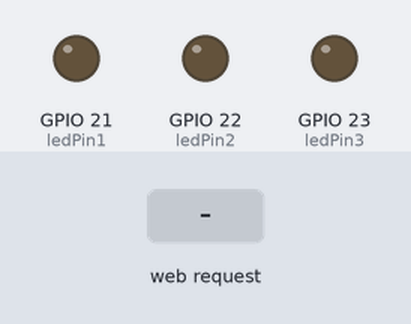
Simulated run of this sketch. Board: ESP32. Parts: output pins drawn as LEDs (lit = HIGH). The inputs (shaded band) are chosen by the test bench. WiFi joins after 1.5 s; servers stay silent unless stated; what the sketch prints to the serial monitor is not drawn.

Above: at 3.3 s.
3.4 s: HTTP request GET /on1 received
At 4.0 s:
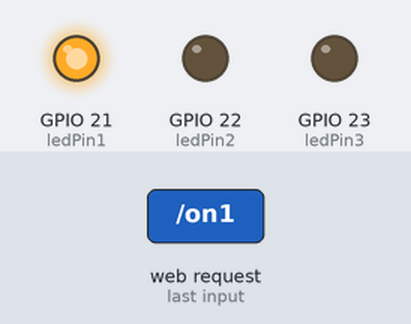
4.9 s: HTTP request GET /on2 received
At 6.1 s:
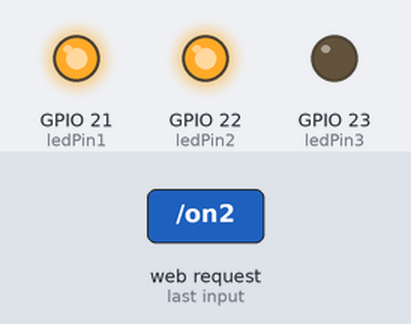
6.4 s: HTTP request GET /off1 received
At 7.5 s:
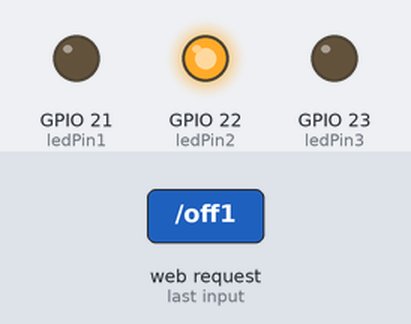
7.9 s: HTTP request GET /on3 received
At 8.6 s:
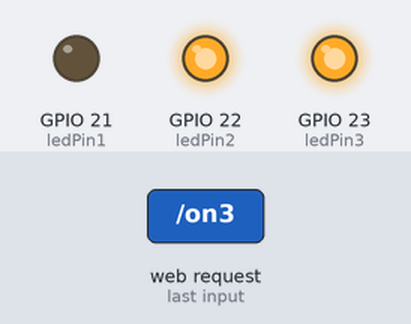
9.4 s: HTTP request GET /off2 received
At 9.8 s:
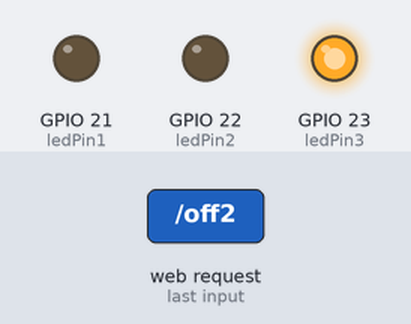
10.9 s: HTTP request GET /off3 received
At 12.1 s:
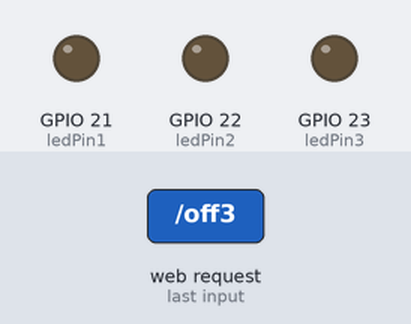
Timing chart, 0 to 13.4 s (numbered marks = the images above; inputs shaded):
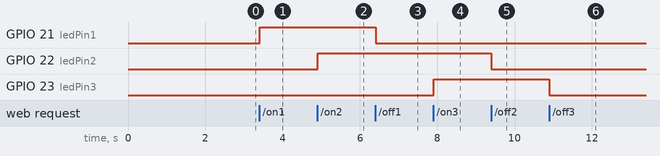

The sketch:

esp_server.ino
```cpp
#include <WiFi.h>
#include <AsyncTCP.h>
#include <ESPAsyncWebServer.h>

const char *ssid = "AIE_509_2.4G";
const char *password = "addinedu_class1";

AsyncWebServer server(80);
const int ledPin1 = 21;
const int ledPin2 = 22;
const int ledPin3 = 23;

const char html[] PROGMEM = R"rawliteral(
  <!DOCTYPE html>
  <html>
  <body>
  <center>
  <h1>Hello, ESP32 Web Server - Async</h1>
  <div>LED PIN 21 :
  <input type="checkbox" onchange="toggleCheckBox1(this)" />
  </div>
  <div>LED PIN 22 :
  <input type="checkbox" onchange="toggleCheckBox2(this)" />
  </div>
  <div>LED PIN 23 :
  <input type="checkbox" onchange="toggleCheckBox3(this)" />
  </div>
  <script>
  function toggleCheckBox1(element) {
    var req = new XMLHttpRequest();
    if (element.checked)
    {
      req.open("GET", "/on1", true);
    }
    else
    {
      req.open("GET", "/off1", true);
    }
    req.send();
  }
  function toggleCheckBox2(element) {
    var req = new XMLHttpRequest();
    if (element.checked)
    {
      req.open("GET", "/on2", true);
    }
    else
    {
      req.open("GET", "/off2", true);
    }
    req.send();
  }
  function toggleCheckBox3(element) {
    var req = new XMLHttpRequest();
    if (element.checked)
    {
      req.open("GET", "/on3", true);
    }
    else
    {
      req.open("GET", "/off3", true);
    }
    req.send();
  }
  </script>
  </center>
  </body>
  </html>
)rawliteral";

/*
void handle_root()
{
  server.send(200, "text/html", html);
}
*/
String processor(const String& var)
{
  Serial.println(var);
  return var;
}
/*
void ledOn()
{
  Serial.println("On");
  digitalWrite(ledPin, HIGH);
  server.send(200, "text/html", html);
}

void ledOff()
{
  Serial.println("Off");
  digitalWrite(ledPin, LOW);
  server.send(200, "text/html", html);
}
*/
void setup() {
  // put your setup code here, to run once:
  pinMode(ledPin1, OUTPUT);
  pinMode(ledPin2, OUTPUT);
  pinMode(ledPin3, OUTPUT);

  Serial.begin(115200);
  Serial.println("ESP32 Web Server Start");
  Serial.println(ssid);

  WiFi.begin(ssid, password);

  while (WiFi.status() != WL_CONNECTED)
  {
    delay(1000);
    Serial.print(".");
  }
  Serial.println();

  Serial.print("IP address: ");
  Serial.println(WiFi.localIP());

  server.on("/", HTTP_GET, [] (AsyncWebServerRequest *req) {
    req->send_P(200, "text/html", html, processor);
  });

  server.on("/on1", HTTP_GET, [] (AsyncWebServerRequest *req) {
    digitalWrite(ledPin1, HIGH);
    req->send_P(200, "text/html", html, processor);
  });
  server.on("/off1", HTTP_GET, [] (AsyncWebServerRequest *req) {
    digitalWrite(ledPin1, LOW);
    req->send_P(200, "text/html", html, processor);
  });

  server.on("/on2", HTTP_GET, [] (AsyncWebServerRequest *req) {
    digitalWrite(ledPin2, HIGH);
    req->send_P(200, "text/html", html, processor);
  });
  server.on("/off2", HTTP_GET, [] (AsyncWebServerRequest *req) {
    digitalWrite(ledPin2, LOW);
    req->send_P(200, "text/html", html, processor);
  });

  server.on("/on3", HTTP_GET, [] (AsyncWebServerRequest *req) {
    digitalWrite(ledPin3, HIGH);
    req->send_P(200, "text/html", html, processor);
  });
  server.on("/off3", HTTP_GET, [] (AsyncWebServerRequest *req) {
    digitalWrite(ledPin3, LOW);
    req->send_P(200, "text/html", html, processor);
  });

  server.begin();

  Serial.println("HTTP Server Started!");
  delay(100);
}

void loop() {
  // put your main code here, to run repeatedly:
}
```

Measured:
- after the input at 3.4 s, GPIO 21 (ledPin1): LOW → HIGH at once
- after the input at 4.9 s, GPIO 22 (ledPin2): LOW → HIGH at once
- after the input at 6.4 s, GPIO 21 (ledPin1): HIGH → LOW at once
- after the input at 7.9 s, GPIO 23 (ledPin3): LOW → HIGH at once
- after the input at 9.4 s, GPIO 22 (ledPin2): HIGH → LOW at once
- after the input at 10.9 s, GPIO 23 (ledPin3): HIGH → LOW at once
